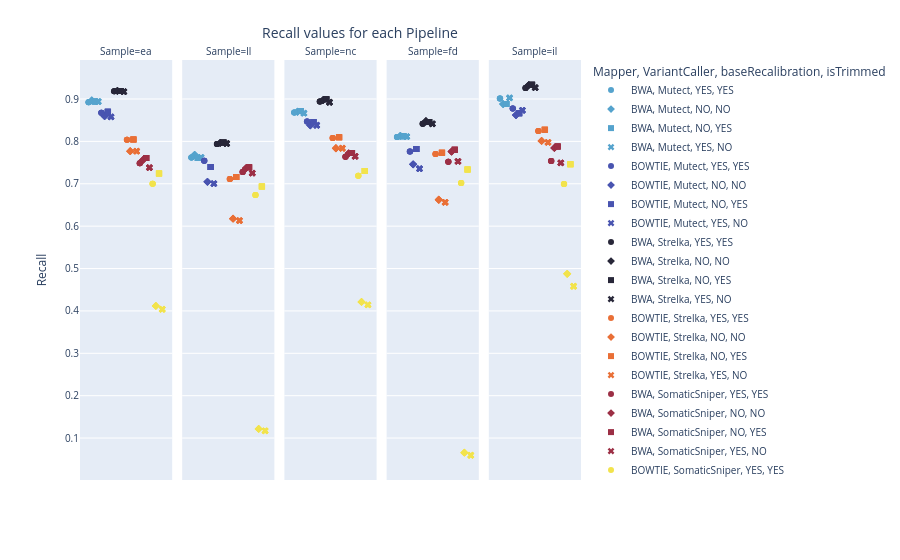

The notebook cell saved with this chart:
### Code cell
fig = px.scatter(
    temp,
    x="TestCase",
    y="Recall",
    color = "Mapper, VariantCaller",
    symbol = "baseRecalibration, isTrimmed",
    facet_col= 'Sample',
    hover_data=['Mapper',"VariantCaller","baseRecalibration","isTrimmed","Duplicates"],
    color_discrete_sequence=['#55a3cd', '#4954b0', '#282739', '#e96f36', '#9c2f45', '#F2E34C'],
).update_layout(
    title={
        'y':0.95,
        'x':0.4,
        'xanchor': 'center',
        'yanchor': 'top'},
    showlegend=True,
    title_text="Recall values for each Pipeline",
    font=dict(
        size=10
    )
)
fig.update_traces(marker = dict(size=6))
fig.update_xaxes(title='Recall', visible=False, showticklabels=False)

fig.show()
